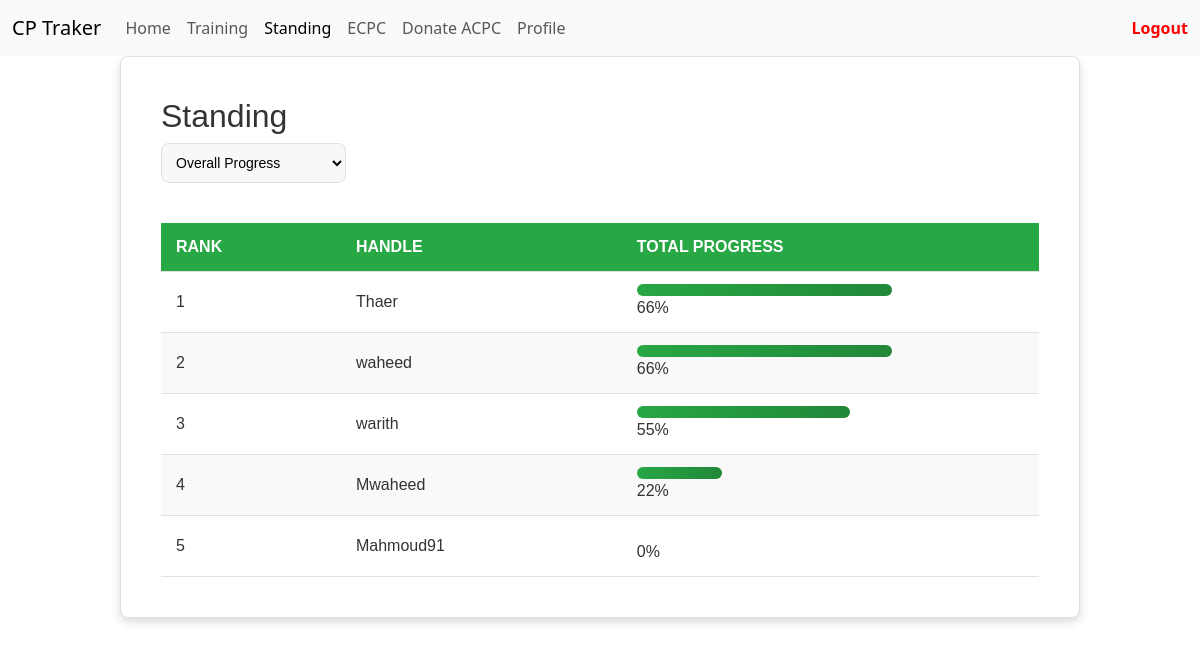
The app's page /standings/standings.php (signed in) with its own data.
### tables this page shows
CREATE TABLE `user` (
  `user_id` int(255) NOT NULL,
  `user_username` varchar(255) NOT NULL,
  `user_email` varchar(255) NOT NULL,
  `user_password` varchar(255) NOT NULL,
  `user_level` int(1) NOT NULL COMMENT '1=>Level one 2=> Level two 3=> Level three',
  `is_admin` tinyint(1) NOT NULL DEFAULT 0
);

### standings/standings.php (the view, shortened to what this page needs)
<?php
$conn = new mysqli(
  "localhost",
  "root",
  "",
  "cp-tracker"
);
?>
<!DOCTYPE html>
<html lang="en">
<head>
  <link rel="stylesheet" href="https://cdn.jsdelivr.net/npm/bootstrap@5.3.3/dist/css/bootstrap.min.css">
  <link rel="stylesheet" href="standings_styles.css">
</head>
<body>
  <nav class="navbar navbar-expand-lg bg-body-tertiary">
    <div class="container-fluid">
      <a class="navbar-brand" href="#">CP Traker</a>
      <div class="collapse navbar-collapse" id="navbarSupportedContent">
        <ul class="navbar-nav me-auto mb-2 mb-lg-0">
          <li class="nav-item">
            <a class="nav-link" aria-current="page" href="../home/home.php">Home</a>
          </li>
          <li class="nav-item">
            <a class="nav-link" href="../topics/topics.php">Training</a>
          </li>
          <li class="nav-item">
            <a class="nav-link active" href="../standings/standings.php">Standing</a>
          </li>
          <li class="nav-item">
            <a class="nav-link" href="../teams/ecpc.php">ECPC</a>
          </li>
          <li class="nav-item">
            <a class="nav-link" href="../donate/donate.php">Donate ACPC</a>
          </li>
          <li class="nav-item">
            <a class="nav-link" href="../profile_page/profile.php">Profile</a>
          </li>
        </ul>
        <a class="nav-link ms-auto" href="../logout.php" style="color:red;font-weight: bold;">Logout</a>
      </div>
    </div>
  </nav>
  <?php
  $user_level = $_SESSION['user_level'];
  $sort_by = isset($_GET['sort_by']) ? $_GET['sort_by'] : 'overallProgress';
  ?>
  <div class="standings-container">
    <h2>Standing</h2>
    <form method="GET" action="">
      <select name="sort_by" id="sort-by" onchange="this.form.submit()">
        <option value="overallProgress" <?= ($sort_by == 'overallProgress' ? 'selected' : '') ?>> Overall Progress</option>
      </select>
    </form>
    <table class="standings-table">
      <thead>
        <tr>
          <th>Rank</th>
          <th>Handle</th>
          <th>Total Progress</th>
        </tr>
      </thead>
      <tbody id="table-body">
        <?php
        $sql = "SELECT COUNT(*)
                FROM `topics`
                WHERE `topic_level` = $user_level";
        $topic_num = $conn->query($sql)->fetch_row()[0];
        $sql = "SELECT `user_id`
                FROM `user`
                WHERE `user_level` = $user_level
                AND `is_admin` = 0";
        $user_sql = $conn->query($sql);
        $sql = "SELECT `topic_id`
                FROM `topics`
                WHERE `topic_level` = $user_level";
        $topic_sql = $conn->query($sql);
        $topics = $topic_sql->fetch_all(MYSQLI_ASSOC);
        $dp = [];
        $mp = [];
        while ($user_id = $user_sql->fetch_assoc()) {
          $overall = 0;
          $id = intval($user_id['user_id']);
          foreach ($topics as $topic) {
            $sum_topic = 0;
            $topic_id = $topic['topic_id'];
            $sql = "SELECT COUNT(*)
                    FROM `problem`
                    WHERE `topic_id` = $topic_id";
            $problem_num = $conn->query($sql)->fetch_row()[0];
            $sql = "SELECT `problem_id`
                    FROM `problem`
                    WHERE `topic_id` = $topic_id";
            $problem_sql = $conn->query($sql);
            while ($problem_id = $problem_sql->fetch_assoc()) {
              $problem_id = $problem_id['problem_id'];
              $sql = "SELECT solved_flag
                      FROM `solved`
                      WHERE `problem_id` = $problem_id
                      AND `user_id` = $id";
              $solve = $conn->query($sql)->fetch_row()[0] ?? null;
              if ($solve !== null) {
                $sum_topic += (($solve == 1 || $solve == 2) ? 1 : 0);
              }
            }
            if ($problem_num == 0) {
              $dp[$id][$topic_id] = 0;
            } else {
              $dp[$id][$topic_id] = intval(($sum_topic / $problem_num) * 100);
            }
            $overall += $dp[$id][$topic_id];
          }
          $mp[$id] = intval(($overall / $topic_num) * 1000 / 1000);
        }
        $arr = [];
        if ($sort_by != 'overallProgress') {
          foreach ($dp as $userid => $t) {
            foreach ($t as $topicid => $progress) {
              if ($topicid == $sort_by) {
                $arr[] = [$userid, $progress];
              }
            }
          }
        } else {
          foreach ($mp as $userid => $progress) {
            $arr[] = [$userid, $progress];
          }
        }
        usort($arr, function ($a, $b) {
          return $b[1] <=> $a[1];
        });
        $index = 1;
        foreach ($arr as $row) {
          $user_id = $row[0];
          $prog = $row[1];
          $sql = "SELECT `user_username`
                  FROM `user`
                  WHERE `user_id` = $user_id";
          $username = $conn->query($sql)->fetch_row()[0];
          ?>
          <tr>
            <td>
              <?= $index++ ?>
            </td>
            <td>
              <?= $username ?>
            </td>
            <td>
              <div class='progress-bar' style='width: <?= $prog ?>%;'></div>
              <?= $prog ?>%
            </td>
          </tr>
          <?php
        }
        ?>
      </tbody>
    </table>
  </div>
</body>
</html>

### standings/standings_styles.css (style rules this page uses)
.standings-container { width: 80%; margin: 0 auto; padding: 40px; border: 1px solid #e0e0e0; border-radius: 8px; box-shadow: 0px 4px 10px rgba(0, 0, 0, 0.15); background-color: #ffffff; font-family: Arial, sans-serif; color: #333333; }
.standings-table { width: 100%; border-collapse: collapse; border-spacing: 0; font-size: 16px; margin-top: 20px; }
.standings-table th, .standings-table td { padding: 12px 15px; text-align: left; border-bottom: 1px solid #e0e0e0; }
.standings-table th { background-color: #28a745; color: #ffffff; font-weight: bold; text-transform: uppercase; }
.standings-table tbody tr:nth-child(even) { background-color: #f9f9f9; }
.progress-bar { height: 12px; background-color: #e0e0e0; border-radius: 6px; overflow: hidden; position: relative; }
.progress-bar::before { content: ""; display: block; height: 100%; width: 100%; background: linear-gradient(90deg, #28a745, #218838); transition: width 0.3s ease; }
#sort-by { margin-bottom: 20px; padding: 10px; border: 1px solid #e0e0e0; border-radius: 8px; background-color: #f8f8f8; font-size: 14px; transition: border-color 0.2s, background-color 0.2s; }

### records on screen
user: user_username "Thaer"
user: user_username "waheed"
user: user_username "warith"
user: user_username "Mwaheed"
user: user_username "Mahmoud91"

### other values on screen
$prog "66"
$prog "55"
$prog "22"
$prog "0"
